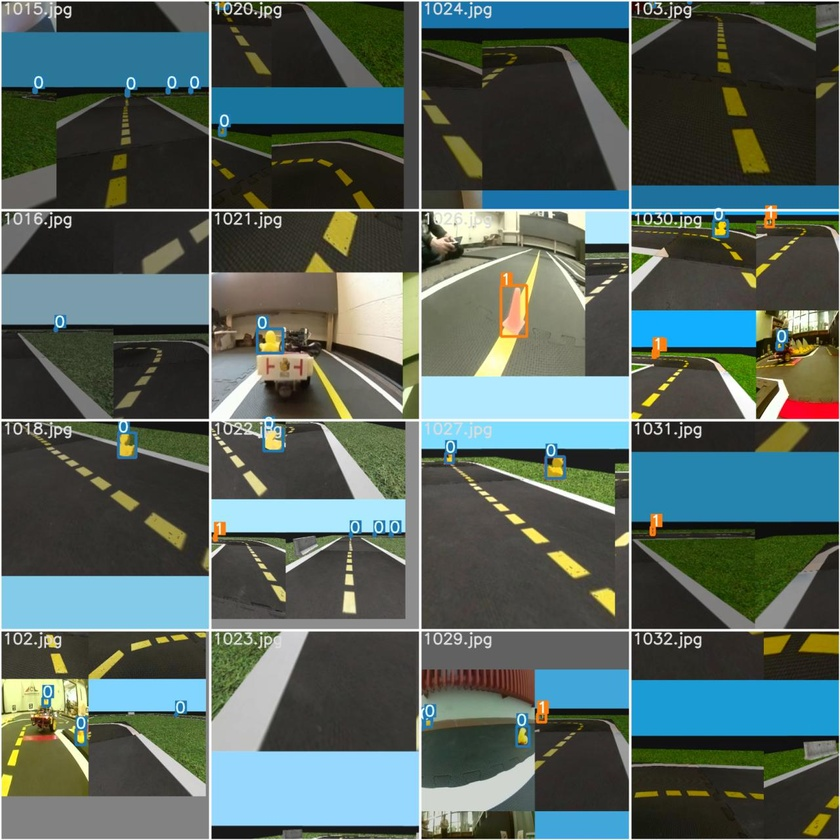
#> input picture object-detection/solution/images/train_batch1.jpg, 840 x 840 px, shrunk from 1280 x 1280 before the run
$ python -i visual_servoing_activity.py   (imports and definitions only)   (older library calls are emulated)
#> lines starting #> are read from the running program, lines starting #| are printed output that depends on the picture; after the words box and inside, x2 and y2 are one past the last pixel; in counts of white or black regions, pixels touching at a corner belong together
#> further down, picture is the input picture: shape (840, 840, 3); mean B, G, R 93.4, 99.2, 84.1
#!/usr/bin/env python
# coding: utf-8

# In[20]:


# The function written in this cell will actually be ran on your robot (sim or real).
# Put together the steps above and write your DeltaPhi function!
# DO NOT CHANGE THE NAME OF THIS FUNCTION, INPUTS OR OUTPUTS, OR THINGS WILL BREAK

import cv2
import numpy as np


# [51 lines left out: functions get_steer_matrix_left_lane_markings, get_steer_matrix_right_lane_markings, not called in this run]

# In[190]:


# The function written in this cell will actually be ran on your robot (sim or real).
# Put together the steps above and write your DeltaPhi function!
# DO NOT CHANGE THE NAME OF THIS FUNCTION, INPUTS OR OUTPUTS, OR THINGS WILL BREAK

import cv2
import numpy as np


def detect_lane_markings(image):
    """
        Args:
            image: An image from the robot's camera in the BGR color space (numpy.ndarray)
        Return:
            left_masked_img:   Masked image for the dashed-yellow line (numpy.ndarray)
            right_masked_img:  Masked image for the solid-white line (numpy.ndarray)
    """

    h, w, _ = image.shape
#> h = 840; w = 840

    # Convert to HsV

    imagehsv = cv2.cvtColor(image, cv2.COLOR_BGR2HSV)
#> imagehsv: shape (840, 840, 3); mean H, S, V 45.5, 81.4, 109.3
    img = cv2.cvtColor(image, cv2.COLOR_BGR2GRAY)


    # Gaussian
    sigma = 2.5
    img_gaussian_filter = cv2.GaussianBlur(img, (0,0), sigma)

    # Convolve the image with the Sobel operator (filter) to compute the numerical derivatives in the x and y directions
    sobelx = cv2.Sobel(img_gaussian_filter,cv2.CV_64F,1,0)
    sobely = cv2.Sobel(img_gaussian_filter,cv2.CV_64F,0,1)

    # Compute the magnitude of the gradients
    Gmag = np.sqrt(sobelx*sobelx + sobely*sobely)

    mask_mag = Gmag > [[30]]
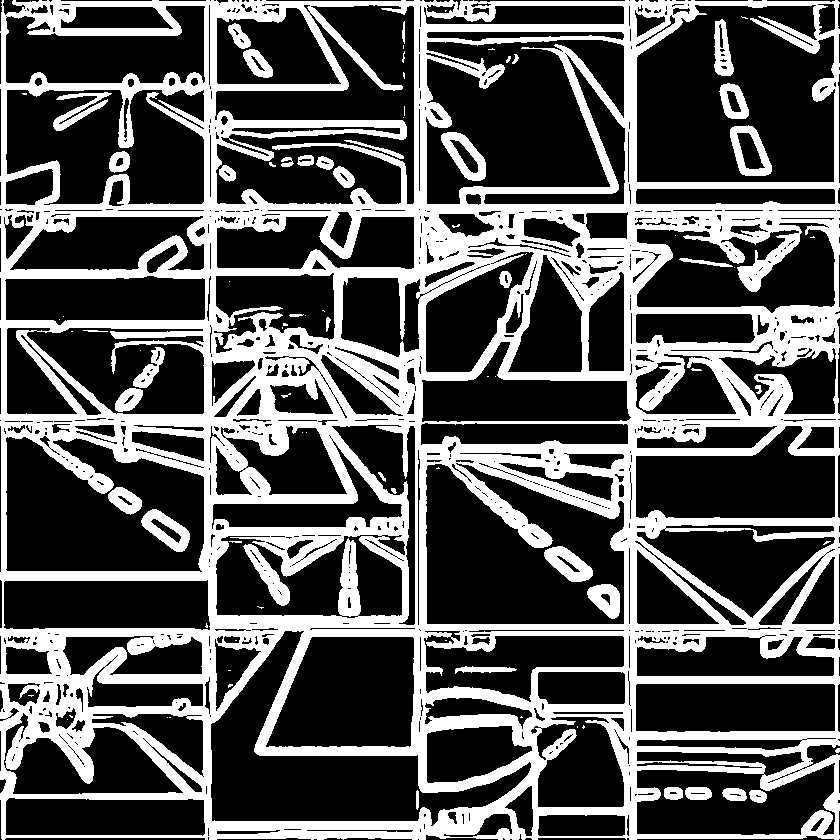
#> mask_mag: shape (840, 840) bool; 33.4% white; 88 white regions (44 under 20 px), largest, box (x1, y1, x2, y2) and area: (0, 0, 840, 840) 222271, (441, 132, 486, 181) 977, (141, 509, 190, 552) 972

    # Compute the orientation of the gradients
    Gdir = cv2.phase(np.array(sobelx, np.float32), np.array(sobely, dtype=np.float32), angleInDegrees=True)

    # Left / Right Mask
#     print(sobelx.shape)
    width = img.shape[1]
#> width = 840
    mask_left = np.ones(sobelx.shape)
    mask_left[:,int(np.floor(5*width//8)):width + 1] = 0
    mask_right = np.ones(sobelx.shape)
    mask_right[:,0:int(np.floor(3*width//8))] = 0
    # Edge Mask
    mask_sobelx_pos = (sobelx > 0)
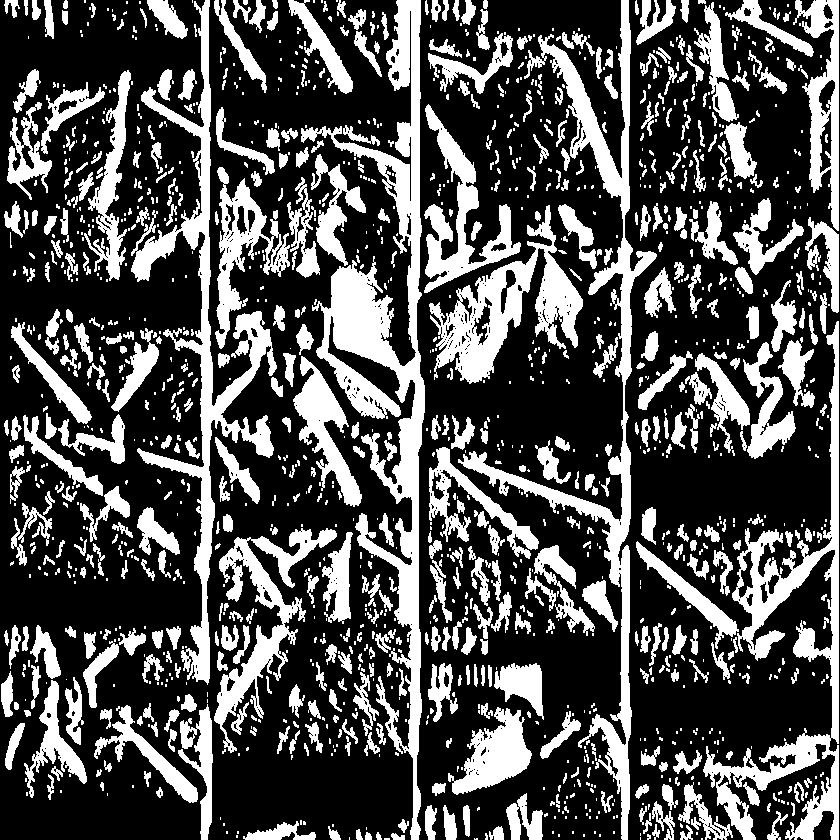
#> mask_sobelx_pos: shape (840, 840) bool; 31.1% white; 1433 white regions (827 under 20 px), largest, box (x1, y1, x2, y2) and area: (301, 0, 425, 840) 23251, (458, 0, 657, 840) 15063, (131, 0, 277, 685) 13816
    mask_sobelx_neg = (sobelx < 0)
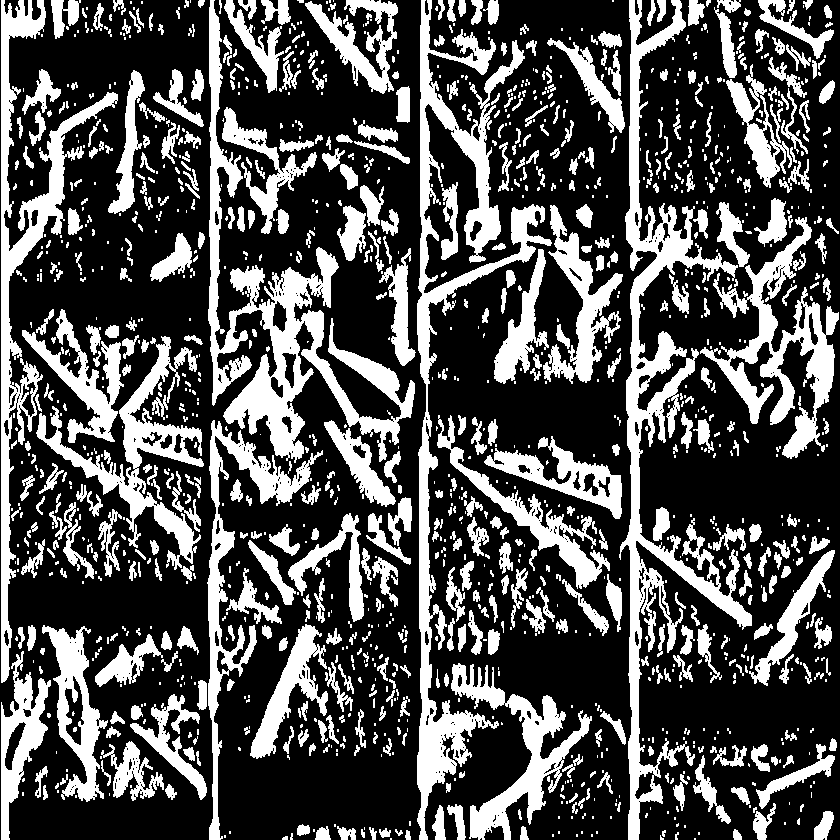
#> mask_sobelx_neg: shape (840, 840) bool; 31.3% white; 1351 white regions (777 under 20 px), largest, box (x1, y1, x2, y2) and area: (619, 0, 752, 840) 19296, (417, 0, 552, 840) 18190, (208, 0, 415, 463) 17515
    mask_sobely_pos = (sobely > 0)
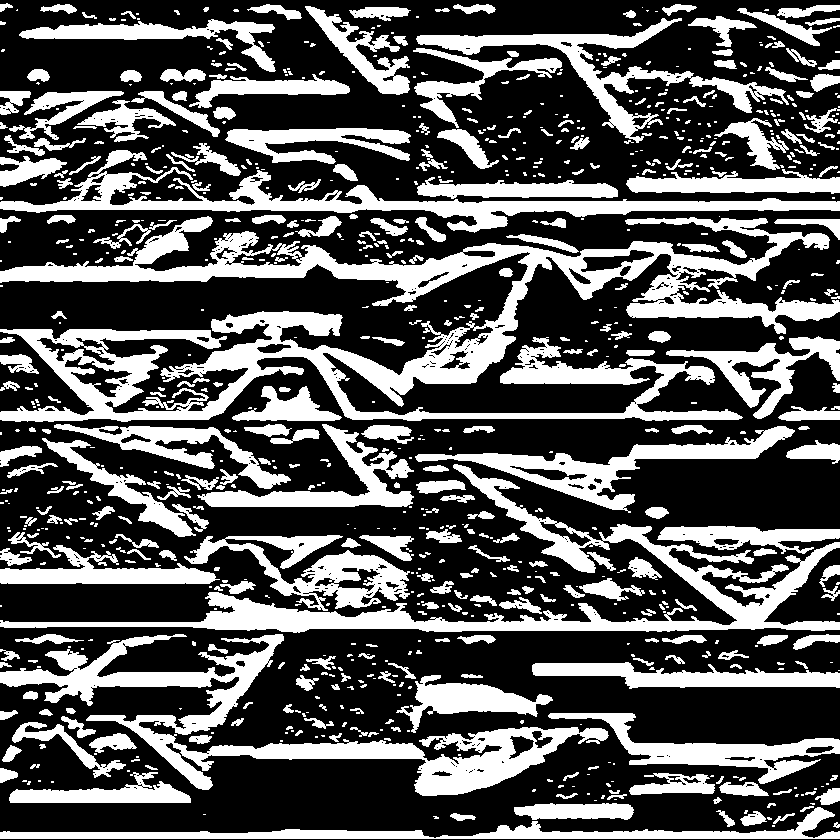
#> mask_sobely_pos: shape (840, 840) bool; 34.1% white; 854 white regions (484 under 20 px), largest, box (x1, y1, x2, y2) and area: (0, 216, 840, 422) 50647, (0, 634, 609, 796) 19342, (0, 464, 840, 633) 18489
    mask_sobely_neg = (sobely < 0)
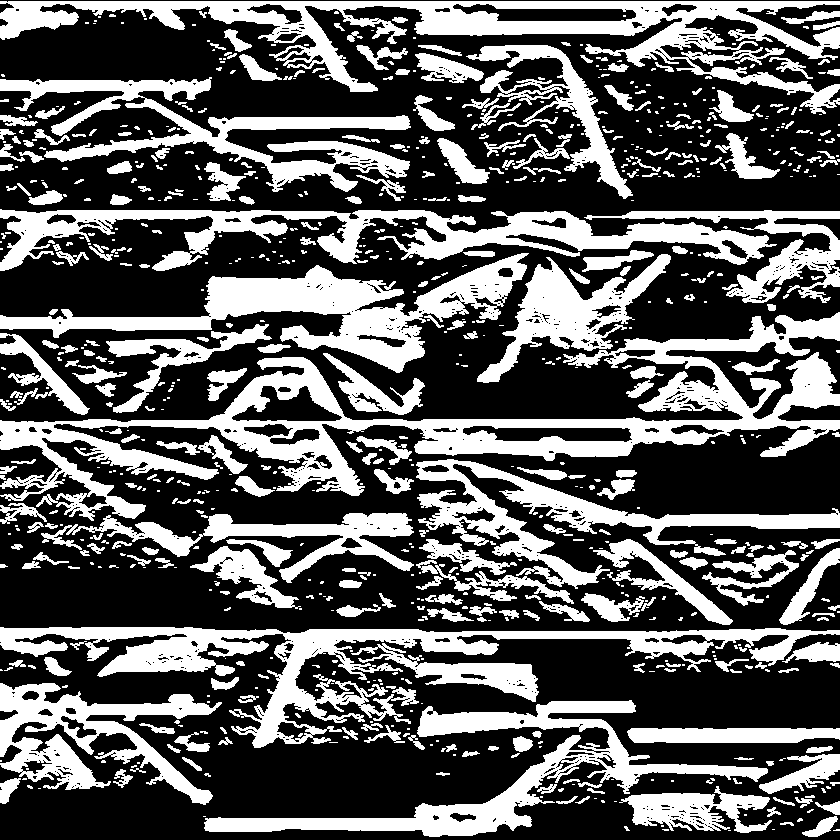
#> mask_sobely_neg: shape (840, 840) bool; 36.2% white; 807 white regions (447 under 20 px), largest, box (x1, y1, x2, y2) and area: (0, 312, 840, 521) 35385, (0, 1, 840, 114) 23069, (0, 627, 840, 748) 20981

    # Color Mask
#     white_lower_hsv = np.array([2, 2, 100])         # CHANGE ME
    white_lower_hsv = np.array([0, 0, 100])         # CHANGE ME
    white_upper_hsv = np.array([160, 55, 250])   # CHANGE ME

#     yellow_lower_hsv = np.array([20, 75, 120])        # CHANGE ME
#     yellow_upper_hsv = np.array([30, 255, 220])  # CHANGE ME

    yellow_lower_hsv = np.array([20, 25, 60])        # CHANGE ME
    yellow_upper_hsv = np.array([30, 255, 220])  # CHANGE ME

    mask_white = cv2.inRange(imagehsv, white_lower_hsv, white_upper_hsv)
#> mask_white: shape (840, 840); 13.7% white; 945 white regions (775 under 20 px), largest, box (x1, y1, x2, y2) and area: (318, 186, 624, 420) 22845, (0, 631, 210, 840) 10842, (211, 631, 420, 799) 6050
    mask_yellow = cv2.inRange(imagehsv, yellow_lower_hsv, yellow_upper_hsv)
#> mask_yellow: shape (840, 840); 7.4% white; 1134 white regions (946 under 20 px), largest, box (x1, y1, x2, y2) and area: (1, 698, 91, 799) 4772, (756, 321, 839, 419) 3735, (632, 255, 714, 306) 2194

    mask_left_edge = np.ones([h, w]) * mask_mag * mask_yellow * mask_left #* mask_sobelx_neg
#> mask_left_edge: shape (840, 840) float64; 2.6% white; 578 white regions (469 under 20 px), largest, box (x1, y1, x2, y2) and area: (475, 212, 525, 249) 688, (321, 211, 360, 258) 667, (42, 632, 85, 686) 599
    mask_right_edge = np.ones([h, w]) * mask_mag * mask_white * mask_right #* mask_sobelx_pos
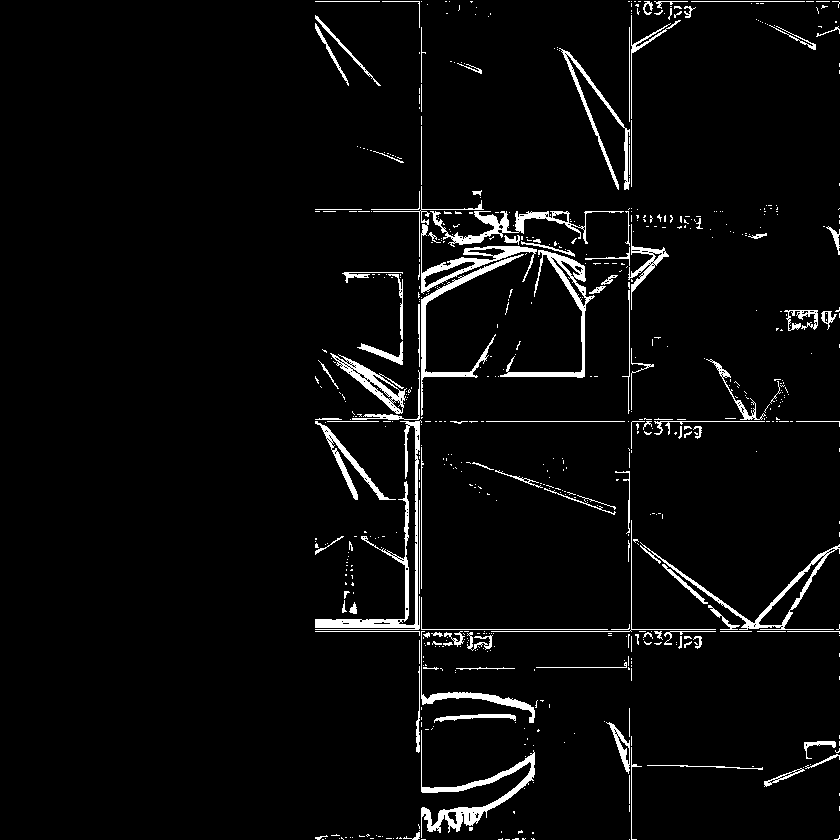
#> mask_right_edge: shape (840, 840) float64; 4% white; 647 white regions (525 under 20 px), largest, box (x1, y1, x2, y2) and area: (315, 420, 422, 630) 2381, (421, 730, 535, 838) 1985, (500, 250, 595, 378) 1609

#     mask_left_edge = np.ones([h, w])
#     mask_right_edge = np.ones([h, w])

    return (mask_left_edge, mask_right_edge)

>>> import cv2
>>> picture = cv2.imread('../../../../../object-detection/solution/images/train_batch1.jpg')
>>> result = detect_lane_markings(picture)
